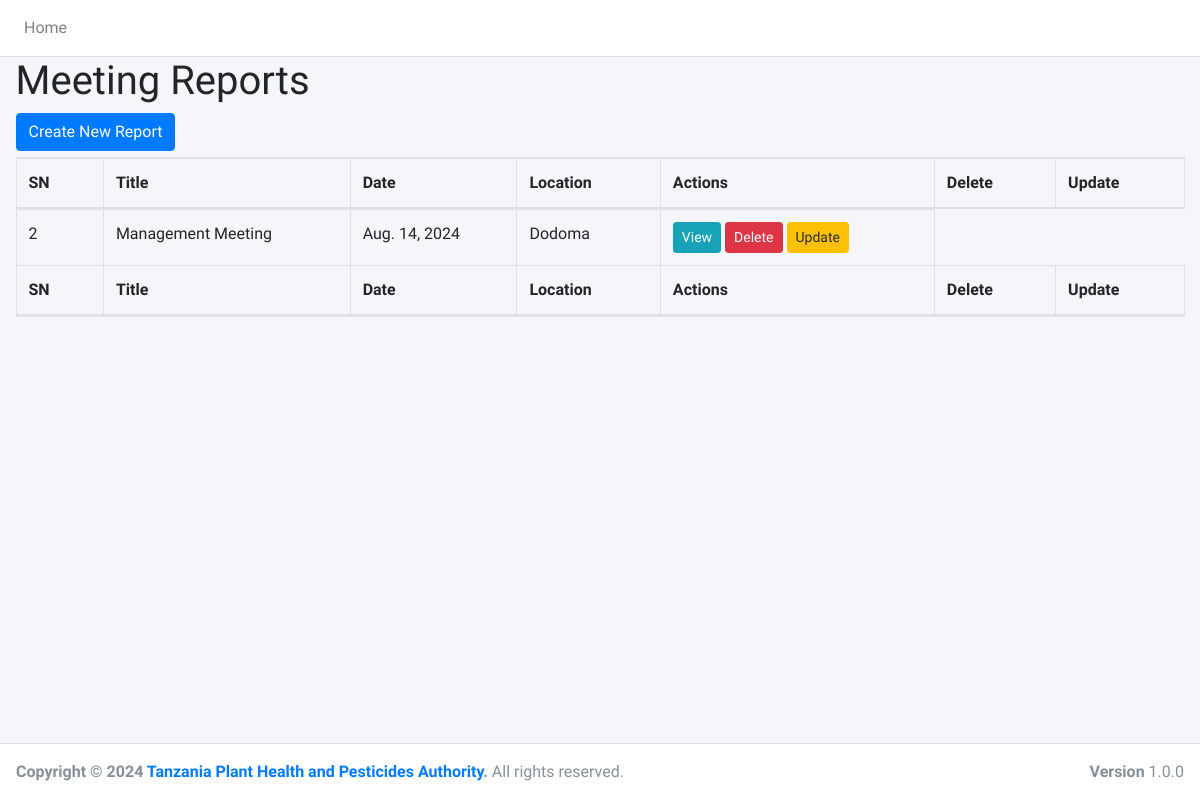
The app's page /meetings/, older data.
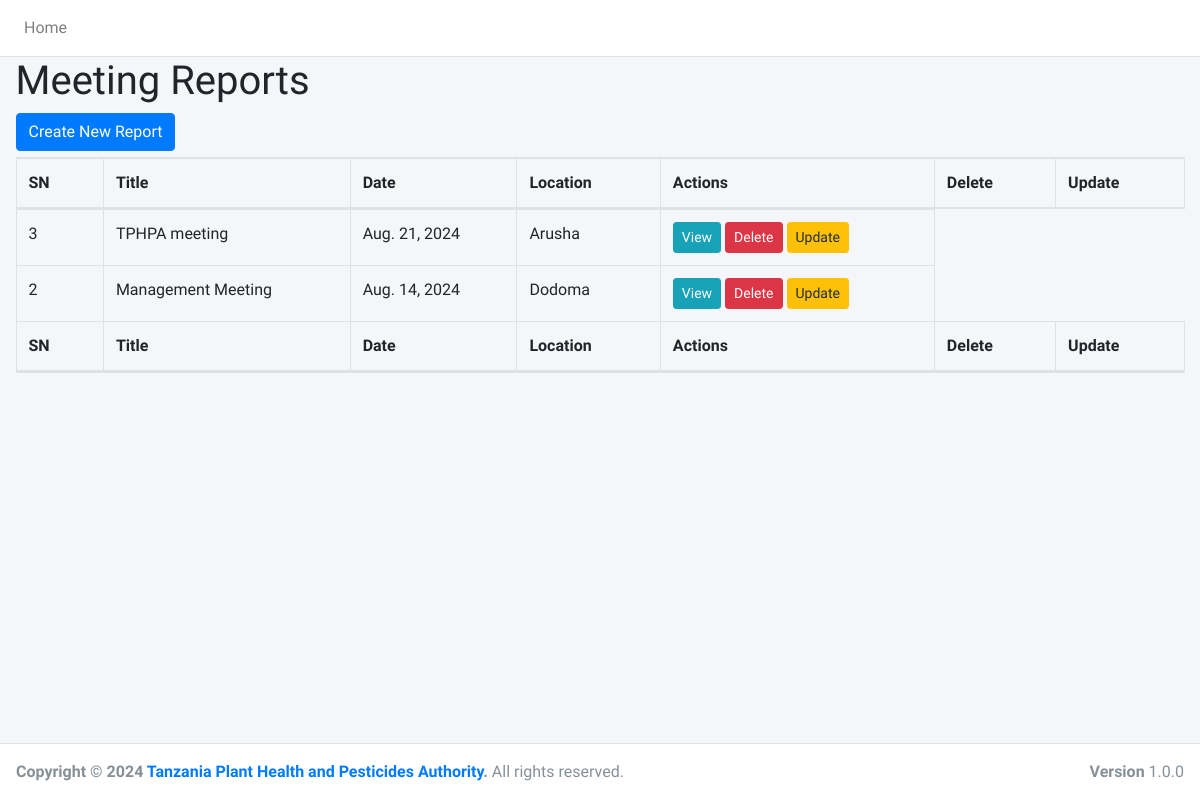
The same page, newer data.
### Meetings/models.py (models this page shows, shortened)
class MeetingReport(models.Model):
    meeting_date = models.DateField()
    meeting_time_start = models.TimeField()
    meeting_time_end = models.TimeField()
    location = models.CharField(max_length=255)
    title = models.CharField(max_length=255)
    organizer = models.CharField(max_length=255)
    attendees = models.TextField()  # Store attendees as a list or comma-separated values
    agenda_items = models.TextField()
    presenter_lead = models.TextField()
    key_points_discussed = models.TextField()
    decisions_made = models.TextField()
    additional_notes = models.TextField(blank=True, null=True)

### Meetings/views.py (the view)
# urls.py: path('', views.meeting_report_list, name='meeting_report_list'),
def meeting_report_list(request):
    reports = MeetingReport.objects.all().order_by('-meeting_date')
    return render(request, 'Meetings/meeting_report_list.html', {'reports': reports})

### Meetings/Templates/Meetings/meeting_report_list.html (shortened to what this page needs)
{% extends 'Meetings/base.html' %}
{% block content %}
  <h1>Meeting Reports</h1>
  <a href="{% url 'meeting_report_create' %}" class="btn btn-primary">Create New Report</a>
  <table class="table table-bordered" id="reporting_list">
    <thead>
      <tr>
        <th>SN</th>
        <th>Title</th>
        <th>Date</th>
        <th>Location</th>
        <th>Actions</th>
        <th>Delete</th>
        <th>Update</th>
      </tr>
    </thead>
    <tbody>
      {% for report in reports %}
        <tr>
          <td>{{ report.id }}</td>
          <td>{{ report.title }}</td>
          <td>{{ report.meeting_date }}</td>
          <td>{{ report.location }}</td>
          <td><a href="{% url 'meeting_report_detail' report.pk %}" class="btn btn-info btn-sm">View</a>
          <a href="{% url 'delete_meeting_report' report.pk %}" class="btn btn-danger btn-sm">Delete</a>
          <a href="{% url 'update_meeting_report' report.pk %}" class="btn btn-warning btn-sm">Update</a></td>
        </tr>
      {% endfor %}
    </tbody>
    <thead>
      <tr>
        <th>SN</th>
        <th>Title</th>
        <th>Date</th>
        <th>Location</th>
        <th>Actions</th>
        <th>Delete</th>
        <th>Update</th>
      </tr>
    </thead>
  </table>
{% endblock %}

Row changes from the older to the newer data that the page shows:
added MeetingReport: id "3", title "TPHPA meeting", meeting_date "Aug. 21, 2024", location "Arusha"
